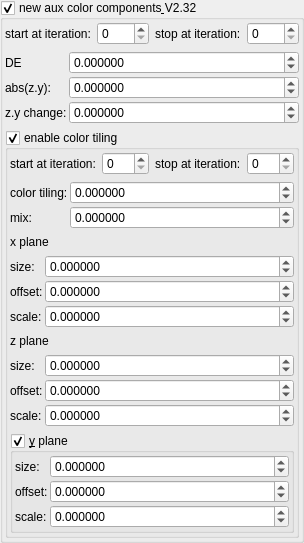
    <widget class="MyGroupBox" name="groupCheck_fold_color_aux_color_enabled_false">
     <property name="enabled">
      <bool>true</bool>
     </property>
     <property name="title">
      <string>new aux color components&amp; V2.32</string>
     </property>
     <property name="checkable">
      <bool>true</bool>
     </property>
     <layout class="QVBoxLayout" name="verticalLayout_5">
      <property name="leftMargin">
       <number>2</number>
      </property>
      <property name="topMargin">
       <number>2</number>
      </property>
      <property name="rightMargin">
       <number>2</number>
      </property>
      <property name="bottomMargin">
       <number>2</number>
      </property>
      <item>
       <layout class="QHBoxLayout" name="horizontalLayout_21" stretch="0,1,0,1">
        <item>
         <widget class="QLabel" name="label_102">
          <property name="text">
           <string>start at iteration:</string>
          </property>
         </widget>
        </item>
        <item>
         <widget class="MySpinBox" name="spinboxInt_fold_color_start_iterations_A">
          <property name="sizePolicy">
           <sizepolicy hsizetype="Minimum" vsizetype="Maximum">
            <horstretch>0</horstretch>
            <verstretch>0</verstretch>
           </sizepolicy>
          </property>
          <property name="minimum">
           <number>0</number>
          </property>
          <property name="maximum">
           <number>999</number>
          </property>
          <property name="value">
           <number>0</number>
          </property>
         </widget>
        </item>
        <item>
         <widget class="QLabel" name="label_74">
          <property name="text">
           <string>stop at iteration:</string>
          </property>
         </widget>
        </item>
        <item>
         <widget class="MySpinBox" name="spinboxInt_fold_color_stop_iterations_A">
          <property name="sizePolicy">
           <sizepolicy hsizetype="Preferred" vsizetype="Maximum">
            <horstretch>0</horstretch>
            <verstretch>0</verstretch>
           </sizepolicy>
          </property>
          <property name="maximum">
           <number>999</number>
          </property>
         </widget>
        </item>
       </layout>
      </item>
      <item>
       <layout class="QGridLayout" name="gridLayout_24" rowstretch="0,0,0" columnstretch="0,1">
        <property name="spacing">
         <number>2</number>
        </property>
        <item row="1" column="0">
         <widget class="QLabel" name="label_39">
          <property name="text">
           <string>abs(z.y):</string>
          </property>
         </widget>
        </item>
        <item row="0" column="1">
         <widget class="MyDoubleSpinBox" name="spinbox4_fold_color_difs_0000_x">
          <property name="sizePolicy">
           <sizepolicy hsizetype="Minimum" vsizetype="Maximum">
            <horstretch>0</horstretch>
            <verstretch>0</verstretch>
           </sizepolicy>
          </property>
          <property name="prefix">
           <string/>
          </property>
          <property name="suffix">
           <string/>
          </property>
          <property name="decimals">
           <number>6</number>
          </property>
          <property name="minimum">
           <double>-100.000000000000000</double>
          </property>
          <property name="maximum">
           <double>100.000000000000000</double>
          </property>
          <property name="singleStep">
           <double>0.010000000000000</double>
          </property>
         </widget>
        </item>
        <item row="0" column="0">
         <widget class="QLabel" name="label_31">
          <property name="text">
           <string>DE</string>
          </property>
         </widget>
        </item>
        <item row="1" column="1">
         <widget class="MyDoubleSpinBox" name="spinbox4_fold_color_difs_0000_y">
          <property name="sizePolicy">
           <sizepolicy hsizetype="Minimum" vsizetype="Maximum">
            <horstretch>0</horstretch>
            <verstretch>0</verstretch>
           </sizepolicy>
          </property>
          <property name="prefix">
           <string/>
          </property>
          <property name="suffix">
           <string/>
          </property>
          <property name="decimals">
           <number>6</number>
          </property>
          <property name="minimum">
           <double>-100.000000000000000</double>
          </property>
          <property name="maximum">
           <double>100.000000000000000</double>
          </property>
          <property name="singleStep">
           <double>0.100000000000000</double>
          </property>
         </widget>
        </item>
        <item row="2" column="0">
         <widget class="QLabel" name="label_33">
          <property name="text">
           <string>z.y change:</string>
          </property>
         </widget>
        </item>
        <item row="2" column="1">
         <widget class="MyDoubleSpinBox" name="spinbox4_fold_color_difs_0000_z">
          <property name="sizePolicy">
           <sizepolicy hsizetype="Minimum" vsizetype="Maximum">
            <horstretch>0</horstretch>
            <verstretch>0</verstretch>
           </sizepolicy>
          </property>
          <property name="prefix">
           <string/>
          </property>
          <property name="suffix">
           <string/>
          </property>
          <property name="decimals">
           <number>6</number>
          </property>
          <property name="minimum">
           <double>-100.000000000000000</double>
          </property>
          <property name="maximum">
           <double>100.000000000000000</double>
          </property>
          <property name="singleStep">
           <double>0.100000000000000</double>
          </property>
         </widget>
        </item>
       </layout>
      </item>
      <item>
       <widget class="MyGroupBox" name="groupCheck_fold_color_aux_color_enabledA_false">
        <property name="title">
         <string>enable color tiling&amp;</string>
        </property>
        <property name="checkable">
         <bool>true</bool>
        </property>
        <layout class="QVBoxLayout" name="verticalLayout_6">
         <property name="leftMargin">
          <number>2</number>
         </property>
         <property name="topMargin">
          <number>2</number>
         </property>
         <property name="rightMargin">
          <number>2</number>
         </property>
         <property name="bottomMargin">
          <number>2</number>
         </property>
         <item>
          <layout class="QHBoxLayout" name="horizontalLayout_23" stretch="0,1,0,1">
           <item>
            <widget class="QLabel" name="label_103">
             <property name="text">
              <string>start at iteration:</string>
             </property>
            </widget>
           </item>
           <item>
            <widget class="MySpinBox" name="spinboxInt_transf_start_iterations_T">
             <property name="sizePolicy">
              <sizepolicy hsizetype="Minimum" vsizetype="Maximum">
               <horstretch>0</horstretch>
               <verstretch>0</verstretch>
              </sizepolicy>
             </property>
             <property name="minimum">
              <number>0</number>
             </property>
             <property name="maximum">
              <number>999</number>
             </property>
             <property name="value">
              <number>0</number>
             </property>
            </widget>
           </item>
           <item>
            <widget class="QLabel" name="label_75">
             <property name="text">
              <string>stop at iteration:</string>
             </property>
            </widget>
           </item>
           <item>
            <widget class="MySpinBox" name="spinboxInt_transf_stop_iterations_T">
             <property name="sizePolicy">
              <sizepolicy hsizetype="Preferred" vsizetype="Maximum">
               <horstretch>0</horstretch>
               <verstretch>0</verstretch>
              </sizepolicy>
             </property>
             <property name="maximum">
              <number>999</number>
             </property>
            </widget>
           </item>
          </layout>
         </item>
         <item>
          <layout class="QGridLayout" name="gridLayout_22" rowstretch="0,0" columnstretch="0,1">
           <property name="spacing">
            <number>2</number>
           </property>
           <item row="1" column="0">
            <widget class="QLabel" name="label_155">
             <property name="text">
              <string>mix:</string>
             </property>
            </widget>
           </item>
           <item row="1" column="1">
            <widget class="MyDoubleSpinBox" name="spinbox_fold_color_difs1">
             <property name="enabled">
              <bool>true</bool>
             </property>
             <property name="sizePolicy">
              <sizepolicy hsizetype="Minimum" vsizetype="Maximum">
               <horstretch>0</horstretch>
               <verstretch>0</verstretch>
              </sizepolicy>
             </property>
             <property name="prefix">
              <string/>
             </property>
             <property name="suffix">
              <string/>
             </property>
             <property name="decimals">
              <number>6</number>
             </property>
             <property name="minimum">
              <double>-99.989999999999995</double>
             </property>
             <property name="maximum">
              <double>99.989999999999995</double>
             </property>
             <property name="singleStep">
              <double>0.100000000000000</double>
             </property>
            </widget>
           </item>
           <item row="0" column="0">
            <widget class="QLabel" name="label_32">
             <property name="text">
              <string>color tiling:</string>
             </property>
            </widget>
           </item>
           <item row="0" column="1">
            <widget class="MyDoubleSpinBox" name="spinbox4_fold_color_difs_0000_w">
             <property name="enabled">
              <bool>true</bool>
             </property>
             <property name="sizePolicy">
              <sizepolicy hsizetype="Minimum" vsizetype="Maximum">
               <horstretch>0</horstretch>
               <verstretch>0</verstretch>
              </sizepolicy>
             </property>
             <property name="prefix">
              <string/>
             </property>
             <property name="suffix">
              <string/>
             </property>
             <property name="decimals">
              <number>6</number>
             </property>
             <property name="minimum">
              <double>-999.990000000000009</double>
             </property>
             <property name="maximum">
              <double>999.990000000000009</double>
             </property>
             <property name="singleStep">
              <double>0.100000000000000</double>
             </property>
            </widget>
           </item>
          </layout>
         </item>
         <item>
          <widget class="QLabel" name="label_142">
           <property name="text">
            <string>x plane</string>
           </property>
          </widget>
         </item>
         <item>
          <layout class="QGridLayout" name="gridLayout_18" rowstretch="0,0,0" columnstretch="0,1">
           <property name="spacing">
            <number>2</number>
           </property>
           <item row="0" column="1">
            <widget class="MyDoubleSpinBox" name="spinbox3_transf_scale3D_222_x">
             <property name="enabled">
              <bool>true</bool>
             </property>
             <property name="sizePolicy">
              <sizepolicy hsizetype="Minimum" vsizetype="Maximum">
               <horstretch>0</horstretch>
               <verstretch>0</verstretch>
              </sizepolicy>
             </property>
             <property name="prefix">
              <string/>
             </property>
             <property name="suffix">
              <string/>
             </property>
             <property name="decimals">
              <number>6</number>
             </property>
             <property name="minimum">
              <double>-999.990000000000009</double>
             </property>
             <property name="maximum">
              <double>999.990000000000009</double>
             </property>
             <property name="singleStep">
              <double>0.100000000000000</double>
             </property>
            </widget>
           </item>
           <item row="2" column="0">
            <widget class="QLabel" name="label_143">
             <property name="text">
              <string>scale:</string>
             </property>
            </widget>
           </item>
           <item row="1" column="1">
            <widget class="MyDoubleSpinBox" name="spinbox3_transf_addition_constantP_000_x">
             <property name="enabled">
              <bool>true</bool>
             </property>
             <property name="sizePolicy">
              <sizepolicy hsizetype="Minimum" vsizetype="Maximum">
               <horstretch>0</horstretch>
               <verstretch>0</verstretch>
              </sizepolicy>
             </property>
             <property name="prefix">
              <string/>
             </property>
             <property name="suffix">
              <string/>
             </property>
             <property name="decimals">
              <number>6</number>
             </property>
             <property name="minimum">
              <double>-999.990000000000009</double>
             </property>
             <property name="maximum">
              <double>999.990000000000009</double>
             </property>
             <property name="singleStep">
              <double>0.100000000000000</double>
             </property>
            </widget>
           </item>
           <item row="0" column="0">
            <widget class="QLabel" name="label_144">
             <property name="text">
              <string>size:</string>
             </property>
            </widget>
           </item>
           <item row="1" column="0">
            <widget class="QLabel" name="label_145">
             <property name="text">
              <string>offset:</string>
             </property>
            </widget>
           </item>
           <item row="2" column="1">
            <widget class="MyDoubleSpinBox" name="spinbox3_transf_constant_multiplierC_111_x">
             <property name="enabled">
              <bool>true</bool>
             </property>
             <property name="sizePolicy">
              <sizepolicy hsizetype="Minimum" vsizetype="Maximum">
               <horstretch>0</horstretch>
               <verstretch>0</verstretch>
              </sizepolicy>
             </property>
             <property name="prefix">
              <string/>
             </property>
             <property name="suffix">
              <string/>
             </property>
             <property name="decimals">
              <number>6</number>
             </property>
             <property name="minimum">
              <double>-999.990000000000009</double>
             </property>
             <property name="maximum">
              <double>999.990000000000009</double>
             </property>
             <property name="singleStep">
              <double>0.100000000000000</double>
             </property>
            </widget>
           </item>
          </layout>
         </item>
         <item>
          <widget class="QLabel" name="label_148">
           <property name="text">
            <string>z plane</string>
           </property>
          </widget>
         </item>
         <item>
          <layout class="QGridLayout" name="gridLayout_21" rowstretch="0,0,0" columnstretch="0,1">
           <property name="spacing">
            <number>2</number>
           </property>
           <item row="2" column="0">
            <widget class="QLabel" name="label_152">
             <property name="text">
              <string>scale:</string>
             </property>
            </widget>
           </item>
           <item row="0" column="0">
            <widget class="QLabel" name="label_153">
             <property name="text">
              <string>size:</string>
             </property>
            </widget>
           </item>
           <item row="1" column="0">
            <widget class="QLabel" name="label_154">
             <property name="text">
              <string>offset:</string>
             </property>
            </widget>
           </item>
           <item row="0" column="1">
            <widget class="MyDoubleSpinBox" name="spinbox3_transf_scale3D_222_z">
             <property name="enabled">
              <bool>true</bool>
             </property>
             <property name="sizePolicy">
              <sizepolicy hsizetype="Minimum" vsizetype="Maximum">
               <horstretch>0</horstretch>
               <verstretch>0</verstretch>
              </sizepolicy>
             </property>
             <property name="prefix">
              <string/>
             </property>
             <property name="suffix">
              <string/>
             </property>
             <property name="decimals">
              <number>6</number>
             </property>
             <property name="minimum">
              <double>-999.990000000000009</double>
             </property>
             <property name="maximum">
              <double>999.990000000000009</double>
             </property>
             <property name="singleStep">
              <double>0.100000000000000</double>
             </property>
            </widget>
           </item>
           <item row="1" column="1">
            <widget class="MyDoubleSpinBox" name="spinbox3_transf_addition_constantP_000_z">
             <property name="enabled">
              <bool>true</bool>
             </property>
             <property name="sizePolicy">
              <sizepolicy hsizetype="Minimum" vsizetype="Maximum">
               <horstretch>0</horstretch>
               <verstretch>0</verstretch>
              </sizepolicy>
             </property>
             <property name="prefix">
              <string/>
             </property>
             <property name="suffix">
              <string/>
             </property>
             <property name="decimals">
              <number>6</number>
             </property>
             <property name="minimum">
              <double>-999.990000000000009</double>
             </property>
             <property name="maximum">
              <double>999.990000000000009</double>
             </property>
             <property name="singleStep">
              <double>0.100000000000000</double>
             </property>
            </widget>
           </item>
           <item row="2" column="1">
            <widget class="MyDoubleSpinBox" name="spinbox3_transf_constant_multiplierC_111_z">
             <property name="enabled">
              <bool>true</bool>
             </property>
             <property name="sizePolicy">
              <sizepolicy hsizetype="Minimum" vsizetype="Maximum">
               <horstretch>0</horstretch>
               <verstretch>0</verstretch>
              </sizepolicy>
             </property>
             <property name="prefix">
              <string/>
             </property>
             <property name="suffix">
              <string/>
             </property>
             <property name="decimals">
              <number>6</number>
             </property>
             <property name="minimum">
              <double>-999.990000000000009</double>
             </property>
             <property name="maximum">
              <double>999.990000000000009</double>
             </property>
             <property name="singleStep">
              <double>0.100000000000000</double>
             </property>
            </widget>
           </item>
          </layout>
         </item>
         <item>
          <widget class="MyGroupBox" name="groupCheck_transf_function_enabledA_false">
           <property name="font">
            <font>
             <weight>50</weight>
             <bold>false</bold>
            </font>
           </property>
           <property name="title">
            <string>&amp;y plane</string>
           </property>
           <property name="checkable">
            <bool>true</bool>
           </property>
           <layout class="QVBoxLayout" name="verticalLayout_13">
            <property name="leftMargin">
             <number>2</number>
            </property>
            <property name="topMargin">
             <number>2</number>
            </property>
            <property name="rightMargin">
             <number>2</number>
            </property>
            <property name="bottomMargin">
             <number>2</number>
            </property>
            <item>
             <layout class="QGridLayout" name="gridLayout_19" rowstretch="0,0,0" columnstretch="0,1">
              <property name="spacing">
               <number>2</number>
              </property>
              <item row="2" column="0">
               <widget class="QLabel" name="label_149">
                <property name="text">
                 <string>scale:</string>
                </property>
               </widget>
              </item>
              <item row="0" column="0">
               <widget class="QLabel" name="label_150">
                <property name="text">
                 <string>size:</string>
                </property>
               </widget>
              </item>
              <item row="1" column="0">
               <widget class="QLabel" name="label_151">
                <property name="text">
                 <string>offset:</string>
                </property>
               </widget>
              </item>
              <item row="0" column="1">
               <widget class="MyDoubleSpinBox" name="spinbox3_transf_scale3D_222_y">
                <property name="enabled">
                 <bool>true</bool>
                </property>
                <property name="sizePolicy">
                 <sizepolicy hsizetype="Minimum" vsizetype="Maximum">
                  <horstretch>0</horstretch>
                  <verstretch>0</verstretch>
                 </sizepolicy>
                </property>
                <property name="prefix">
                 <string/>
                </property>
                <property name="suffix">
                 <string/>
                </property>
                <property name="decimals">
                 <number>6</number>
                </property>
                <property name="minimum">
                 <double>-999.990000000000009</double>
                </property>
                <property name="maximum">
                 <double>999.990000000000009</double>
                </property>
                <property name="singleStep">
                 <double>0.100000000000000</double>
                </property>
               </widget>
              </item>
              <item row="1" column="1">
               <widget class="MyDoubleSpinBox" name="spinbox3_transf_addition_constantP_000_y">
                <property name="enabled">
                 <bool>true</bool>
                </property>
                <property name="sizePolicy">
                 <sizepolicy hsizetype="Minimum" vsizetype="Maximum">
                  <horstretch>0</horstretch>
                  <verstretch>0</verstretch>
                 </sizepolicy>
                </property>
                <property name="prefix">
                 <string/>
                </property>
                <property name="suffix">
                 <string/>
                </property>
                <property name="decimals">
                 <number>6</number>
                </property>
                <property name="minimum">
                 <double>-999.990000000000009</double>
                </property>
                <property name="maximum">
                 <double>999.990000000000009</double>
                </property>
                <property name="singleStep">
                 <double>0.100000000000000</double>
                </property>
               </widget>
              </item>
              <item row="2" column="1">
               <widget class="MyDoubleSpinBox" name="spinbox3_transf_constant_multiplierC_111_y">
                <property name="enabled">
                 <bool>true</bool>
                </property>
                <property name="sizePolicy">
                 <sizepolicy hsizetype="Minimum" vsizetype="Maximum">
                  <horstretch>0</horstretch>
                  <verstretch>0</verstretch>
                 </sizepolicy>
                </property>
                <property name="prefix">
                 <string/>
                </property>
                <property name="suffix">
                 <string/>
                </property>
                <property name="decimals">
                 <number>6</number>
                </property>
                <property name="minimum">
                 <double>-999.990000000000009</double>
                </property>
                <property name="maximum">
                 <double>999.990000000000009</double>
                </property>
                <property name="singleStep">
                 <double>0.100000000000000</double>
                </property>
               </widget>
              </item>
             </layout>
            </item>
           </layout>
          </widget>
         </item>
        </layout>
       </widget>
      </item>
     </layout>
    </widget>
